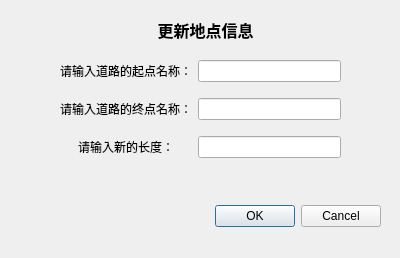
<?xml version="1.0" encoding="UTF-8"?>
<ui version="4.0">
 <class>updateEdgeDialog</class>
 <widget class="QDialog" name="updateEdgeDialog">
  <property name="geometry">
   <rect>
    <x>0</x>
    <y>0</y>
    <width>400</width>
    <height>258</height>
   </rect>
  </property>
  <property name="windowTitle">
   <string>Dialog</string>
  </property>
  <widget class="QDialogButtonBox" name="buttonBox">
   <property name="geometry">
    <rect>
     <x>40</x>
     <y>200</y>
     <width>341</width>
     <height>32</height>
    </rect>
   </property>
   <property name="orientation">
    <enum>Qt::Orientation::Horizontal</enum>
   </property>
   <property name="standardButtons">
    <set>QDialogButtonBox::StandardButton::Cancel|QDialogButtonBox::StandardButton::Ok</set>
   </property>
  </widget>
  <widget class="QLabel" name="label">
   <property name="geometry">
    <rect>
     <x>100</x>
     <y>20</y>
     <width>211</width>
     <height>20</height>
    </rect>
   </property>
   <property name="font">
    <font>
     <pointsize>12</pointsize>
     <bold>true</bold>
    </font>
   </property>
   <property name="text">
    <string>更新地点信息</string>
   </property>
   <property name="alignment">
    <set>Qt::AlignmentFlag::AlignCenter</set>
   </property>
  </widget>
  <widget class="QWidget" name="">
   <property name="geometry">
    <rect>
     <x>60</x>
     <y>50</y>
     <width>281</width>
     <height>121</height>
    </rect>
   </property>
   <layout class="QGridLayout" name="gridLayout">
    <item row="0" column="0">
     <widget class="QLabel" name="label_2">
      <property name="text">
       <string>请输入道路的起点名称：</string>
      </property>
     </widget>
    </item>
    <item row="0" column="1">
     <widget class="QLineEdit" name="startEdit"/>
    </item>
    <item row="1" column="0">
     <widget class="QLabel" name="label_3">
      <property name="text">
       <string>请输入道路的终点名称：</string>
      </property>
     </widget>
    </item>
    <item row="1" column="1">
     <widget class="QLineEdit" name="endEdit"/>
    </item>
    <item row="2" column="0">
     <widget class="QLabel" name="label_4">
      <property name="text">
       <string>请输入新的长度：</string>
      </property>
      <property name="alignment">
       <set>Qt::AlignmentFlag::AlignCenter</set>
      </property>
     </widget>
    </item>
    <item row="2" column="1">
     <widget class="QLineEdit" name="lengthEdit"/>
    </item>
   </layout>
  </widget>
 </widget>
 <resources/>
 <connections>
  <connection>
   <sender>buttonBox</sender>
   <signal>accepted()</signal>
   <receiver>updateEdgeDialog</receiver>
   <slot>accept()</slot>
   <hints>
    <hint type="sourcelabel">
     <x>248</x>
     <y>254</y>
    </hint>
    <hint type="destinationlabel">
     <x>157</x>
     <y>274</y>
    </hint>
   </hints>
  </connection>
  <connection>
   <sender>buttonBox</sender>
   <signal>rejected()</signal>
   <receiver>updateEdgeDialog</receiver>
   <slot>reject()</slot>
   <hints>
    <hint type="sourcelabel">
     <x>316</x>
     <y>260</y>
    </hint>
    <hint type="destinationlabel">
     <x>286</x>
     <y>274</y>
    </hint>
   </hints>
  </connection>
 </connections>
</ui>
